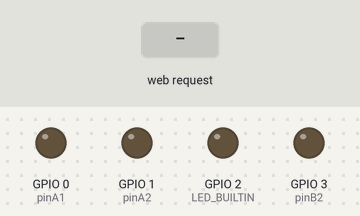
Bench run of a sketch on a simulated ESP32. Shown: output pins drawn as LEDs (lit = HIGH). The inputs (shaded band) are chosen by the test bench. WiFi joins after 1.5 s; servers stay silent unless stated; what the sketch prints to the serial monitor is not drawn.

Above: at 2.7 s.
2.8 s: HTTP request GET /on received
At 3.1 s:
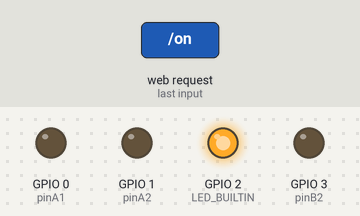
4.3 s: HTTP request GET /f received
At 5.5 s:
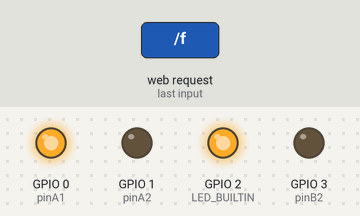
5.8 s: HTTP request GET /off received
At 6.5 s:
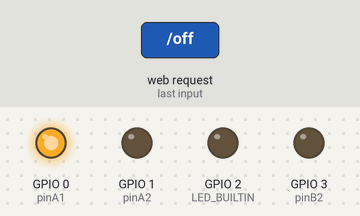
7.3 s: HTTP request GET /b received
At 8.0 s:
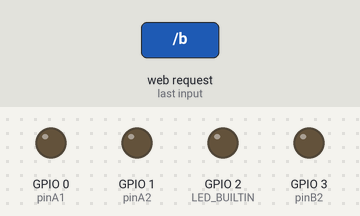
8.8 s: HTTP request GET /l received
At 9.1 s:
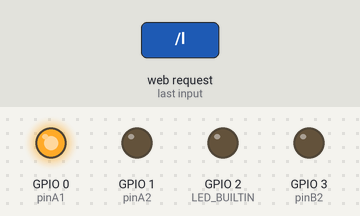
10.3 s: HTTP request GET /r received
At 11.5 s:
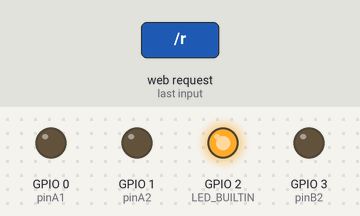
Timing chart, 0 to 12.8 s (numbered marks = the images above; inputs shaded):
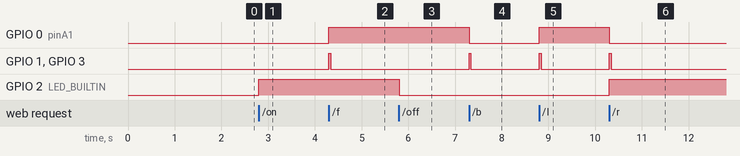

The sketch:

esptest.ino
```cpp
// (licence header left out)
#define USE_WIFI_NINA         false
#define USE_WIFI101           true
#include <WebServer.h>
#include <WiFi.h>
#include <Arduino.h>

#define LED_BUILTIN 2

const int pinA1 = 0;  // Replaces digital pin 8
const int pinA2 = 1;  // Replaces analogWrite on pin 9
const int pinB1 = 2;  // Replaces digital pin 11
const int pinB2 = 3;

const int chA2 = 0;  // Channel for GPIO 1
const int chB2 = 1;

const char ssid[] = "EEERover";
const char pass[] = "exhibition";
const int groupNumber = 12; // Set your group number to make the IP address constant - only do this on the EEERover network

//Webpage to return when root is requested
const char webpage[] = \
"<html><head><style>\
.btn {background-color: inherit;padding: 14px 28px;font-size: 16px;}\
.btn:hover {background: #eee;}\
</style></head>\
<body>\
<button class=\"btn\" onclick=\"ledOn()\">LED On</button>\
<button class=\"btn\" onclick=\"ledOff()\">LED Off</button>\
<button class=\"btn\" onclick=\"fast()\">FAST FAST FAST</button>\
<button class=\"btn\" onclick=\"slow()\">SLOWWWWWWWW</button>\
<br>LED STATE: <span id=\"state\">OFF</span>\
</body>\
<script>\
var xhttp = new XMLHttpRequest();\
xhttp.onreadystatechange = function() {\
  if (this.readyState == 4 && this.status == 200) {\
    document.getElementById(\"state\").innerHTML = this.responseText;\
  }\
};\
function ledOn() {\
  xhttp.open(\"GET\", \"/on\");\
  xhttp.send();\
}\
function ledOff() {\
  xhttp.open(\"GET\", \"/off\");\
  xhttp.send();\
}\
function fast() {\
  xhttp.open(\"GET\", \"/fast\");\
  xhttp.send();\
}\
function slow() {\
  xhttp.open(\"GET\", \"/slow\");\
  xhttp.send();\
}\
document.addEventListener(\"keydown\", function(event) {\
  var key = event.key.toLowerCase();\
  if(key == \"w\"){\
    xhttp.open(\"GET\", \"/f\", true);\
    xhttp.send();\
  }\
  if(key == \"a\"){\
    xhttp.open(\"GET\", \"/l\", true);\
    xhttp.send();\
  }\
  if(key == \"d\"){\
    xhttp.open(\"GET\", \"/r\", true);\
    xhttp.send();\
  }\
  if(key == \"s\"){\
    xhttp.open(\"GET\", \"/b\", true);\
    xhttp.send();\
  }\
  if(key == \" \"){\
    xhttp.open(\"GET\", \"/s\", true);\
    xhttp.send();\
  }\
});\
</script></body></html>";

WebServer server(80);

int speed = 255;

void top_speed(){
  speed = 255;
  server.send(200, F("text/plain"), F("fast"));
  }

void slow_speed(){
  speed = 100;
  server.send(200, F("text/plain"), F("slow"));
}


//Return the web page
void handleRoot()
{
  server.send(200, F("text/html"), webpage);
}

void stop() {
  ledcWrite(chA2, 0);
  ledcWrite(chB2, 0);
  server.send(200, F("text/plain"), F("STOP"));
}

// Move forwards
void forward() {
  digitalWrite(pinA1, HIGH);
  digitalWrite(pinB1, HIGH);
  ledcWrite(chA2, speed);
  ledcWrite(chB2, speed);
  delay(40);
  ledcWrite(chA2, 0);
  ledcWrite(chB2, 0);
  server.send(200, F("text/plain"), F("F"));
}

// Move backwards
void backwards() {
  digitalWrite(pinA1, LOW);
  ledcWrite(chA2, speed);
  digitalWrite(pinB1, LOW);
  ledcWrite(chB2, speed);
  delay(40);
  ledcWrite(chA2, 0);
  ledcWrite(chB2, 0);
  server.send(200, F("text/plain"), F("B"));
}

// Turn right
void right() {
  digitalWrite(pinA1, LOW);
  ledcWrite(chA2, speed);
  digitalWrite(pinB1, HIGH);
  ledcWrite(chB2, speed);
  delay(40);
  ledcWrite(chA2, 0);
  ledcWrite(chB2, 0);
  server.send(200, F("text/plain"), F("R"));
}

// Turn left
void left() {
  digitalWrite(pinA1, HIGH);
  ledcWrite(chA2, speed);
  digitalWrite(pinB1, LOW);
  ledcWrite(chB2, speed);
  delay(40);
  ledcWrite(chA2, 0);
  ledcWrite(chB2, 0);
  server.send(200, F("text/plain"), F("L"));
}


//Switch LED on and acknowledge
void ledON()
{
  digitalWrite(LED_BUILTIN,1);
  server.send(200, F("text/plain"), F("ON"));
}

//Switch LED on and acknowledge
void ledOFF()
{
  digitalWrite(LED_BUILTIN,0);
  server.send(200, F("text/plain"), F("OFF"));
}


//Generate a 404 response with details of the failed request
void handleNotFound()
{
  String message = F("File Not Found\n\n");
  message += F("URI: ");
  message += server.uri();
  message += F("\nMethod: ");
  message += (server.method() == HTTP_GET) ? F("GET") : F("POST");
  message += F("\nArguments: ");
  message += server.args();
  message += F("\n");
  for (uint8_t i = 0; i < server.args(); i++)
  {
    message += " " + server.argName(i) + ": " + server.arg(i) + "\n";
  }
  server.send(404, F("text/plain"), message);
}

  const int freq = 5000;       // 5 kHz
  const int resolution = 8;

void setup() {

  pinMode(pinA1, OUTPUT);
  pinMode(pinB1, OUTPUT);

  int speed = 255;

  ledcSetup(chA2, 5000, 8);  // 5 kHz, 8-bit resolution
  ledcAttachPin(pinA2, chA2);

  ledcSetup(chB2, 5000, 8);
  ledcAttachPin(pinB2, chB2);


  stop();

  pinMode(LED_BUILTIN, OUTPUT);
  digitalWrite(LED_BUILTIN, 0);

  Serial.begin(9600);

  //Wait 10s for the serial connection before proceeding
  //This ensures you can see messages from startup() on the monitor
  //Remove this for faster startup when the USB host isn't attached
  while (!Serial && millis() < 10000);

  Serial.println(F("\nStarting Web Server"));

  //Check WiFi shield is present
  if (WiFi.status() == WL_NO_SHIELD)
  {
    Serial.println(F("WiFi shield not present"));
    while (true);
  }

  //Configure the static IP address if group number is set
  if (groupNumber)
    WiFi.config(IPAddress(192,168,0,groupNumber+1));

  // attempt to connect to WiFi network
  Serial.print(F("Connecting to WPA SSID: "));
  Serial.println(ssid);
  while (WiFi.begin(ssid, pass) != WL_CONNECTED)
  {
    delay(500);
    Serial.print('.');
  }

  //Register the callbacks to respond to HTTP requests
  server.on("/", handleRoot);
  server.on("/on", ledON);
  server.on("/off", ledOFF);
  server.on("/f", forward);
  server.on("/b", backwards);
  server.on("/l", left);
  server.on("/r", right);
  server.on("/s", stop);
  server.on("/fast", top_speed);
  server.on("/slow", slow_speed);

  server.onNotFound(handleNotFound);

  server.begin();


  Serial.print(F("HTTP server started @ "));
  Serial.println(static_cast<IPAddress>(WiFi.localIP()));
}

//Call the server polling function in the main loop
void loop() {
  server.handleClient();


}
```

Measured:
- after the input at 2.8 s, GPIO 2 (LED_BUILTIN): LOW → HIGH at once
- after the input at 4.3 s, GPIO 0 (pinA1): LOW → HIGH at once; GPIO 1 (pinA2), GPIO 3 (pinB2): LOW → HIGH at once, → LOW 0.04 s later
- after the input at 5.8 s, GPIO 2 (LED_BUILTIN): HIGH → LOW at once
- after the input at 7.3 s, GPIO 0 (pinA1): HIGH → LOW at once; GPIO 1 (pinA2), GPIO 3 (pinB2): LOW → HIGH at once, → LOW 0.04 s later
- after the input at 8.8 s, GPIO 0 (pinA1): LOW → HIGH at once; GPIO 1 (pinA2), GPIO 3 (pinB2): LOW → HIGH at once, → LOW 0.04 s later
- after the input at 10.3 s, GPIO 0 (pinA1): HIGH → LOW at once; GPIO 1 (pinA2), GPIO 3 (pinB2): LOW → HIGH at once, → LOW 0.04 s later; GPIO 2 (LED_BUILTIN): LOW → HIGH at once
